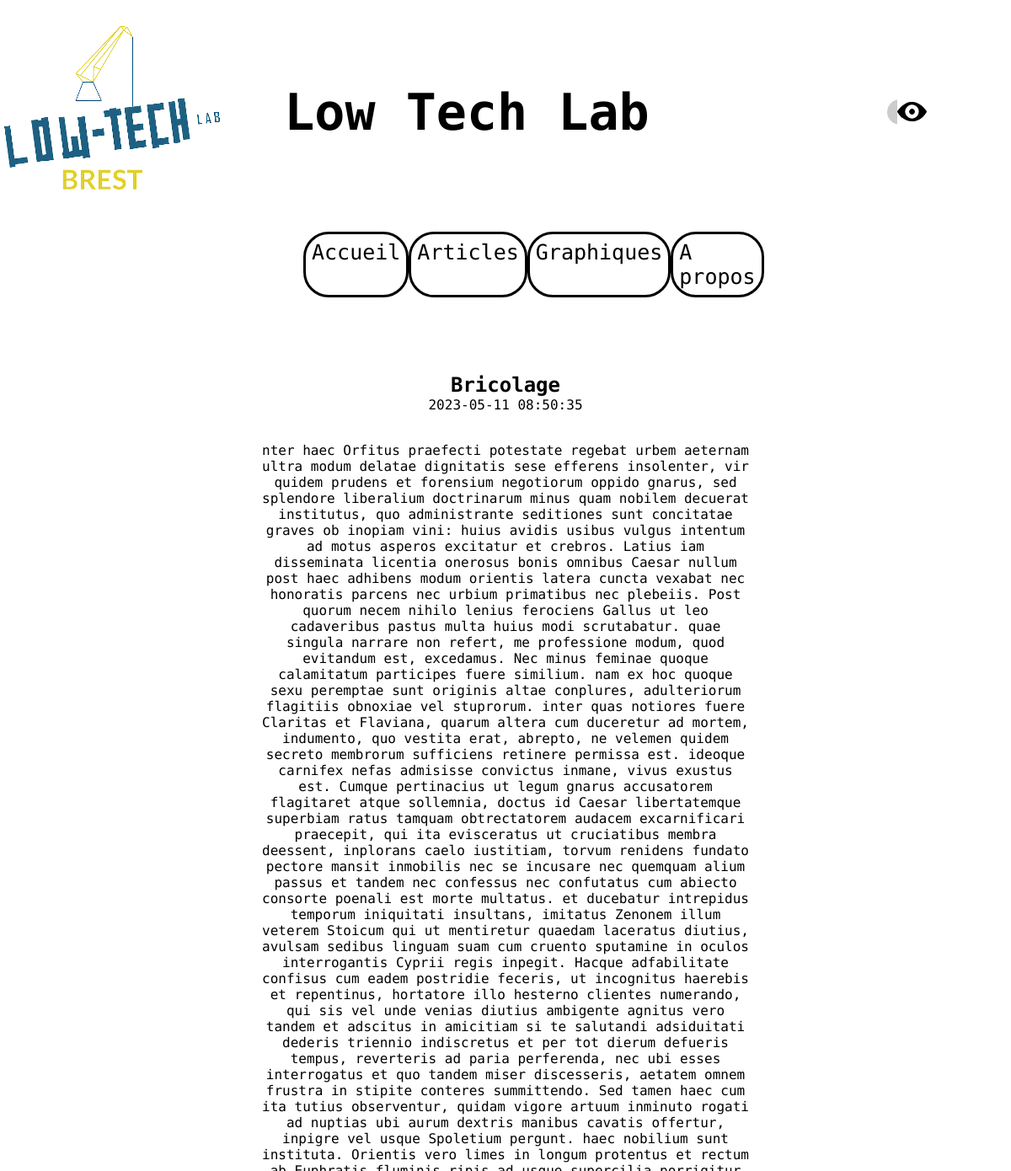
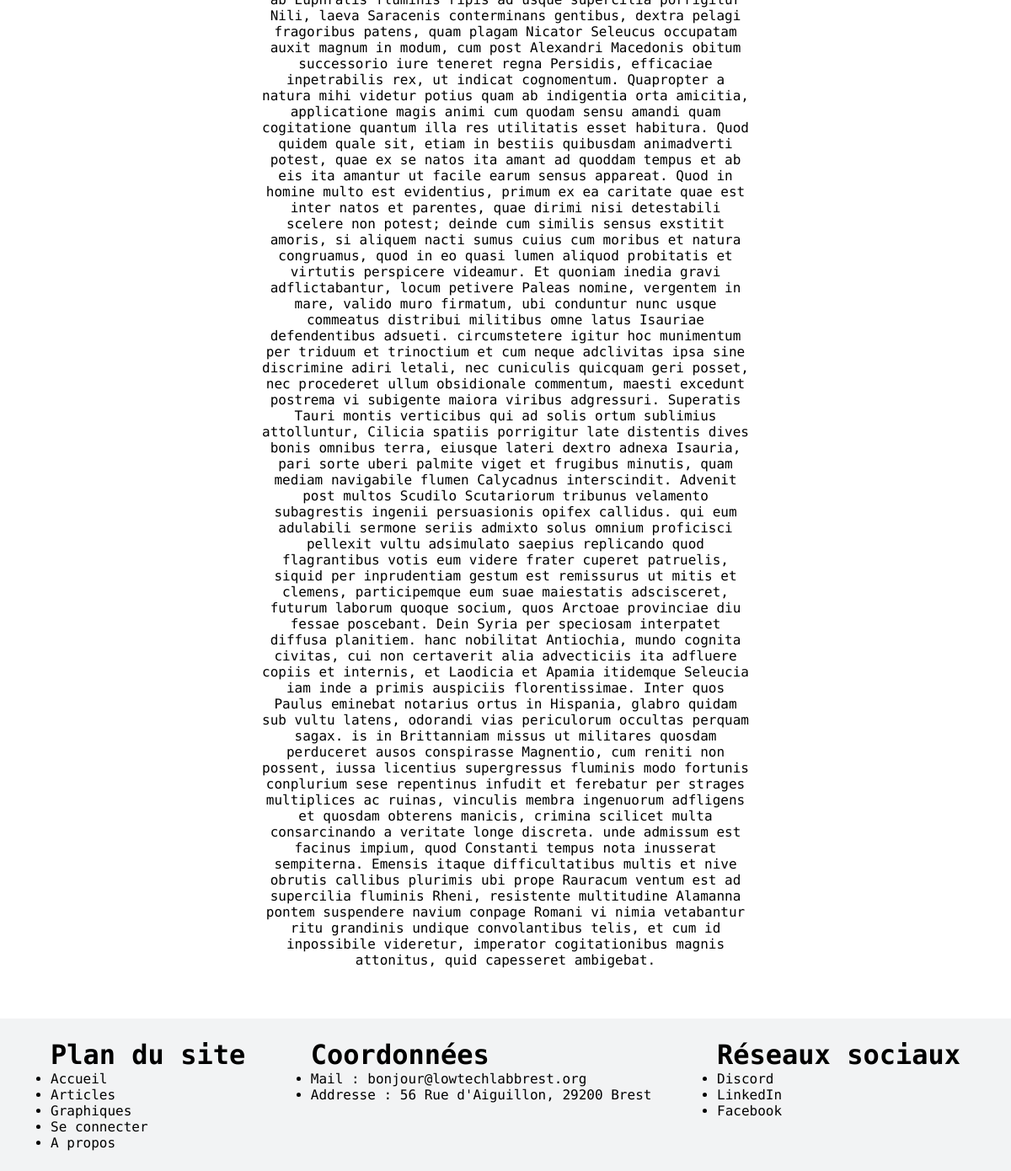
Screenshot of /45 with the database file from the repository (2 pictures, top to bottom).
### tables this page shows
CREATE TABLE 'posts' (
    "id" INTEGER NOT NULL,
    "created" TIMESTAMP NOT NULL DEFAULT CURRENT_TIMESTAMP,
    "title" TEXT NOT NULL,
    "content" TEXT NOT NULL,
	"miniature"	TEXT,
	PRIMARY KEY("id" AUTOINCREMENT)
);

### site_web.py (the view)
@app.route('/<int:post_id>')
def post(post_id):
    post = get_post(post_id)
    return render_template('post.html', post=post)

### site_web.py (called while the page is built)
def get_db_connection():
    conn = sqlite3.connect('database.db')
    conn.row_factory = sqlite3.Row
    return conn

def get_post(post_id):
    conn = get_db_connection()
    post = conn.execute('SELECT * FROM posts WHERE id = ?',
                        (post_id,)).fetchone()
    conn.close()
    if post is None:
        abort(404)
    return post

### templates/post.html (shortened to what this page needs)
<!DOCTYPE html>
<html>
    <head>
        <link rel="stylesheet" href="{{ url_for('static',filename='styles/post.css')}} ">
    </head>
    <header>
        {% include "partials/_navbar.html" %}
    </header>
    <body>
        <div class="blog">
            <h2>{% block title %} {{ post['title'] }} {% endblock %}</h2>
            <span class="badge badge-primary">{{ post['created'] }}</span>
            <p id="paragraphe">{{ post['content'] }}</p>
        </div>
    </body>
    <footer>
        {% include "partials/_footer.html" %}
    </footer>
</html>

### templates/partials/_navbar.html (shortened to what this page needs)
<nav class="sigle">
  <img src="{{url_for('static',filename='/../ressource/logo_remov.png')}}">
  <h1>Low Tech Lab</h1>
  <div class="bool-button">
  </div>
  <div class="dropdown">
  <select id="colorFilterSelect" class="select-dropdown">
    <option>Vision couleur</option>
  </select>
</div>
</nav>
<div class="menu">
    <a href="/" id="acceuil">Accueil</a>
    <a href="/blog">Articles</a>
    <a href="/graphique">Graphiques</a>
    <a href="/a_propos" id="a_propos">A propos</a>
</div>

### templates/partials/_footer.html
<div class="footer">
    <div class="plan_site">
        <h1>Plan du site</h1>
        <ul>
            <li><a href="/"> Accueil</a></li>
            <li><a href="/blog"> Articles</a></li>
            <li><a href="/graphique"> Graphiques</a></li>
            <li><a href="/login"> Se connecter</a></li>
            <li><a href="/a_propos"> A propos</a></li>
        </ul>
    </div>
    <div class="coordonnes">
        <h1>Coordonnées</h1>
        <ul>
            <li> Mail : bonjour@lowtechlabbrest.org</li>
            <li> Addresse : 56 Rue d'Aiguillon, 29200 Brest</li>
        </ul>
    </div>
    <div class="sociaux">
        <h1>Réseaux sociaux</h1>
        <ul>
            <li> <a href="https://discord.gg/2MS25eYT">Discord</a></li>
            <li> <a href="https://www.linkedin.com/company/low-tech-lab-brest/?originalSubdomain=fr">LinkedIn</a></li>
            <li> <a href="https://www.facebook.com/lowtechlabbrest/">Facebook</a> </li>
        </ul>
    </div>
</div>

### static/styles/post.css (style rules this page uses)
* { direction: none; margin: 0; padding: 0; text-decoration: none; color: black; font-family: 'Josefin Sans', sans-serif; font-family: 'Source Code Pro', monospace; }
header { color: black; }
.sigle { display: flex; align-items: center; justify-content: space-between; }
nav h1 { font-size: 60px; margin-right: 210px; }
.menu { display: flex; justify-content: space-between; font-size: 25px; padding: 10px; position: -webkit-sticky; position: sticky; top: 5px; }
#acceuil { margin-left: 350px; }
#a_propos { margin-right: 350px; }
.menu a { border: solid; border-radius: 30px; padding: 7px; }
.dropdown { position: relative; }
.dropdown select { background-position: center; background-repeat: no-repeat; }
#colorFilterSelect { position: relative ; top: 100%; left: -100px; width: 35px; height: 35px; background-color: #fff; border: 0px solid #fff; z-index: 1; font-size: 0px; background-image: url('/static/ressource/oeil.svg'); background-size: 35px 35px; }
#colorFilterSelect option { font-size: 16px; }
.select-dropdown { -webkit-appearance: none; -moz-appearance: none; appearance: none; }
.bool-button { position: relative; width: 30px; height: 30px; margin-right: 10px; }
.blog { margin: 20px; margin-top: 80px; text-align: center; }
#paragraphe { margin-top: 3%; margin-left: auto; margin-right: auto; max-width: 50%; }
footer { margin-top: 5%; background-color: #F2F3F4 ; }
.footer { display: flex; justify-content: space-between; margin-left: 5%; margin-right: 5%; padding-top: 2%; padding-bottom: 2%; }

### rows the page displays
posts: title "Bricolage", created "2023-05-11 08:50:35", content "nter haec Orfitus praefecti potestate regebat urbem aeternam ultra modum delatae dignitatis sese efferens insolenter, vir quidem prudens et forensium negotiorum oppido gnarus, sed splendore liberalium doctrinarum minus quam nobilem decuerat institutus, quo administrante seditiones sunt concitatae graves ob inopiam vini: huius avidis usibus vulgus intentum ad motus asperos excitatur et crebros. Latius iam disseminata licentia onerosus bonis omnibus Caesar nullum post haec adhibens modum orientis latera cuncta vexabat nec honoratis parcens nec urbium primatibus nec plebeiis. Post quorum necem nihilo lenius ferociens Gallus ut leo cadaveribus pastus multa huius modi scrutabatur. quae singula…"
